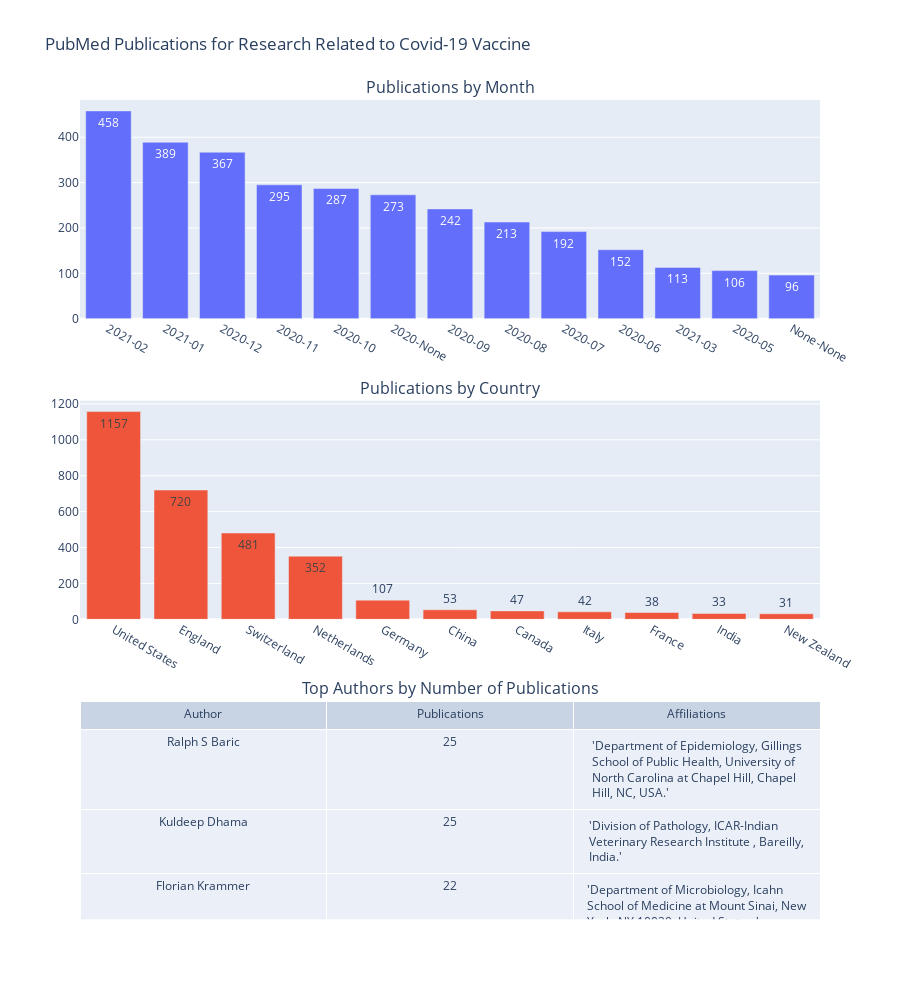

The code cell stored with this chart in its notebook:
### Markdown cell above
### Create Dashboard
using plotly

### Code cell
#create dashboard to visualize publications by month, trend over time, and summary statistics

#define subplot figure contents
fig = make_subplots(
    rows=3, cols=1,
    subplot_titles=("Publications by Month", "Publications by Country", "Top Authors by Number of Publications"),
    shared_xaxes=False,
    vertical_spacing=0.1,
    specs=[[{"type": "bar"}],
           [{"type": "bar"}],
           [{"type": "table"}]])

#create histogram in first row
fig.add_trace(go.Bar(x=df_pubs_by_month.loc[:12,'Pub_Date'], y=df_pubs_by_month.loc[:12,'Count'],text=df_pubs_by_month.loc[:12,'Count'],
                     textposition='auto',name='Publications by Month'), row=1, col=1 )
fig.update_xaxes(
    dtick=1,
    tick0=1,
    tickformat="%m\n%Y", type='category')
#fig.update_layout(xaxis = dict(tickformat="%b\n%Y" ))

#create boxplot in second row
fig.add_trace(go.Bar(x=df_pubs_by_country.loc[:10,'Country'], y=df_pubs_by_country.loc[:10,'Num_Publications'],text=df_pubs_by_country.loc[:10,'Num_Publications'],
                     textposition='auto',name='Publications by Country'), row=2, col=1 )
fig.update_layout(xaxis = dict(tickmode = 'linear',tick0 = 1,dtick = 1 ))

#create summary statistics table in thirs row
fig.add_trace(go.Table(header=dict(values=['Author', 'Publications', 'Affiliations']), 
                       cells=dict(values=[df_top_authors.loc[:2,'Author'], df_top_authors.loc[:2,'Count'], 
                                          df_top_authors.loc[:2,'Affiliation']])), row=3, col=1)

#define layout
fig.update_layout(
    height=1000,
    showlegend=False,
    title_text="PubMed Publications for Research Related to Covid-19 Vaccine")

fig.show()

### Figure 1 — Plotly figure (JSON) as saved in the notebook; plotly's stock layout.template omitted (floating-point values rounded to 4 significant figures)
{"data": [{"name": "Publications by Month", "text": [458, 389, 367, 295, 287, 273, 242, 213, 192, 152, 113, 106, 96], "textposition": "auto", "type": "bar", "x": ["2021-02", "2021-01", "2020-12", "2020-11", "2020-10", "2020-None", "2020-09", "2020-08", "2020-07", "2020-06", "2021-03", "2020-05", "None-None"], "xaxis": "x", "y": [458, 389, 367, 295, 287, 273, 242, 213, 192, 152, 113, 106, 96], "yaxis": "y"}, {"name": "Publications by Country", "text": [1157, 720, 481, 352, 107, 53, 47, 42, 38, 33, 31], "textposition": "auto", "type": "bar", "x": ["United States", "England", "Switzerland", "Netherlands", "Germany", "China", "Canada", "Italy", "France", "India", "New Zealand"], "xaxis": "x2", "y": [1157, 720, 481, 352, 107, 53, 47, 42, 38, 33, 31], "yaxis": "y2"}, {"cells": {"values": [["Ralph S Baric", "Kuldeep Dhama", "Florian Krammer"], [25, 25, 22], ["'Department of Epidemiology, Gillings School of Public Health, University of North Carolina at Chapel Hill, Chapel Hill, NC, USA.'", "'Division of Pathology, ICAR-Indian Veterinary Research Institute , Bareilly, India.'", "'Department of Microbiology, Icahn School of Medicine at Mount Sinai, New York, NY 10029, United States.'"]]}, "domain": {"x": [0, 1], "y": [0, 0.2667]}, "header": {"values": ["Author", "Publications", "Affiliations"]}, "type": "table"}], "layout": {"annotations": [{"font": {"size": 16}, "showarrow": false, "text": "Publications by Month", "x": 0.5, "xanchor": "center", "xref": "paper", "y": 1, "yanchor": "bottom", "yref": "paper"}, {"font": {"size": 16}, "showarrow": false, "text": "Publications by Country", "x": 0.5, "xanchor": "center", "xref": "paper", "y": 0.6333, "yanchor": "bottom", "yref": "paper"}, {"font": {"size": 16}, "showarrow": false, "text": "Top Authors by Number of Publications", "x": 0.5, "xanchor": "center", "xref": "paper", "y": 0.2667, "yanchor": "bottom", "yref": "paper"}], "height": 1000, "showlegend": false, "title": {"text": "PubMed Publications for Research Related to Covid-19 Vaccine"}, "xaxis": {"anchor": "y", "domain": [0, 1], "dtick": 1, "tick0": 1, "tickformat": "%m\n%Y", "tickmode": "linear", "type": "category"}, "xaxis2": {"anchor": "y2", "domain": [0, 1], "dtick": 1, "tick0": 1, "tickformat": "%m\n%Y", "type": "category"}, "yaxis": {"anchor": "x", "domain": [0.7333, 1]}, "yaxis2": {"anchor": "x2", "domain": [0.3667, 0.6333]}}}
